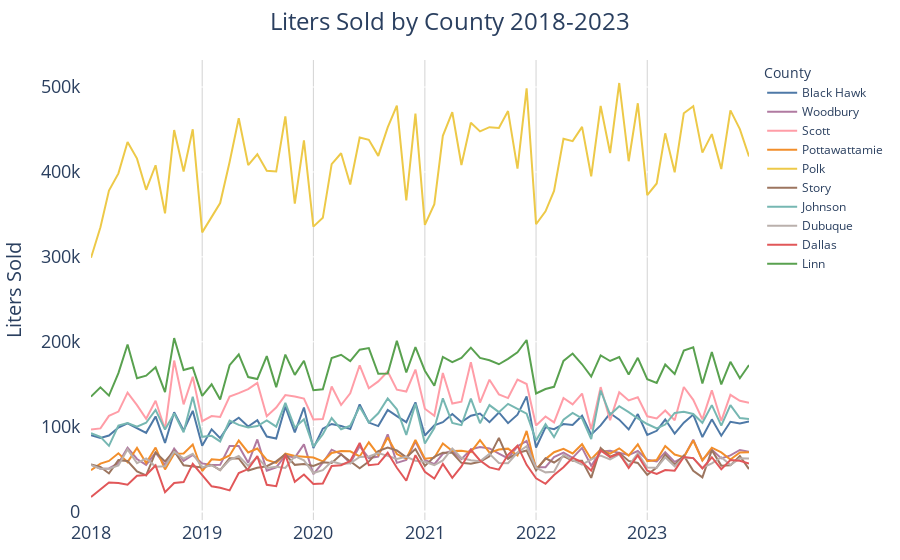

The code cell stored with this chart in its notebook:
### Code cell
liters_county_month_df.sort_values(by=['month_year'], inplace=True)
fig = px.line(
    liters_county_month_df,
    x='month_year',
    y='liters_sold_county',
    orientation='h',  # Horizontal bar chart
    color='county',  # Assign colors based on 'county' field
    color_discrete_map=county_colors,  # Apply custom colors
    labels={'liters_sold': 'Liters Sold ', 'county': 'County ', 'month_year': 'Month, Year '},  # Custom labels
    height=600  # Adjust height to accommodate all counties
)

# Update layout
fig.update_layout(
    xaxis=dict(
        title=None,
        tickfont=dict(size=18),
        title_font = dict(size = 20),
        showgrid = True,
        gridcolor = 'LightGrey'

    ), 
    yaxis=dict(
        title= 'Liters Sold',
        title_font = dict(size = 20),
        tickfont=dict(size=18),
        ticksuffix = '  '#
    ),
    
    title=dict(
        text = "Liters Sold by County 2018-2023",
        font = dict(size = 30),
        x = .5,
        xanchor = 'center'
     ),

    showlegend=True, 
    plot_bgcolor='rgba(0,0,0,0)',  # Transparent background for the plot area
    margin=dict(l=40, r=40, t=60, b=40),  # Left, Right, Top, Bottom margins
    title_font_size = 24
)

fig.show()
